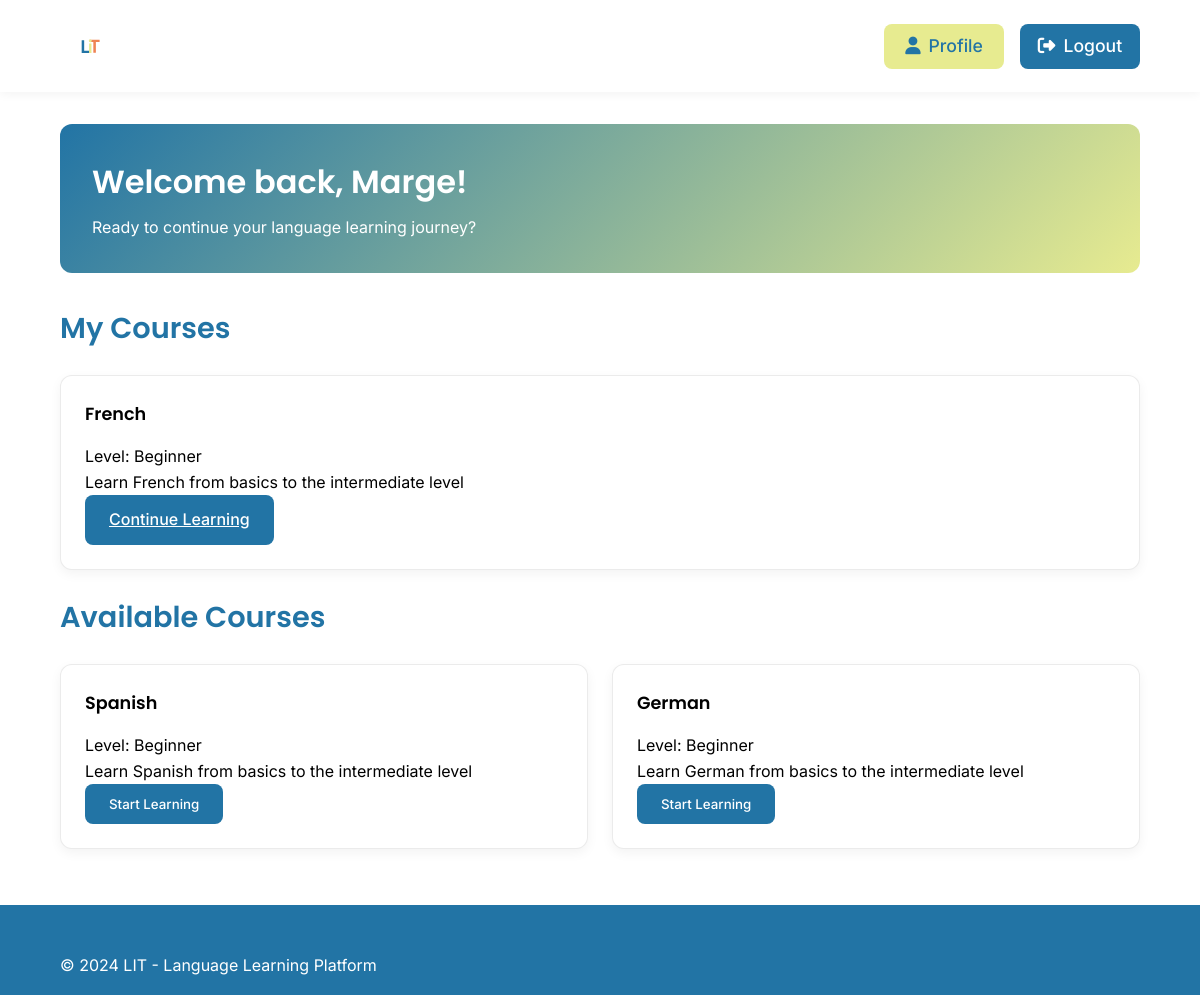
The app's page /view/dashboard.php (signed in), older data.
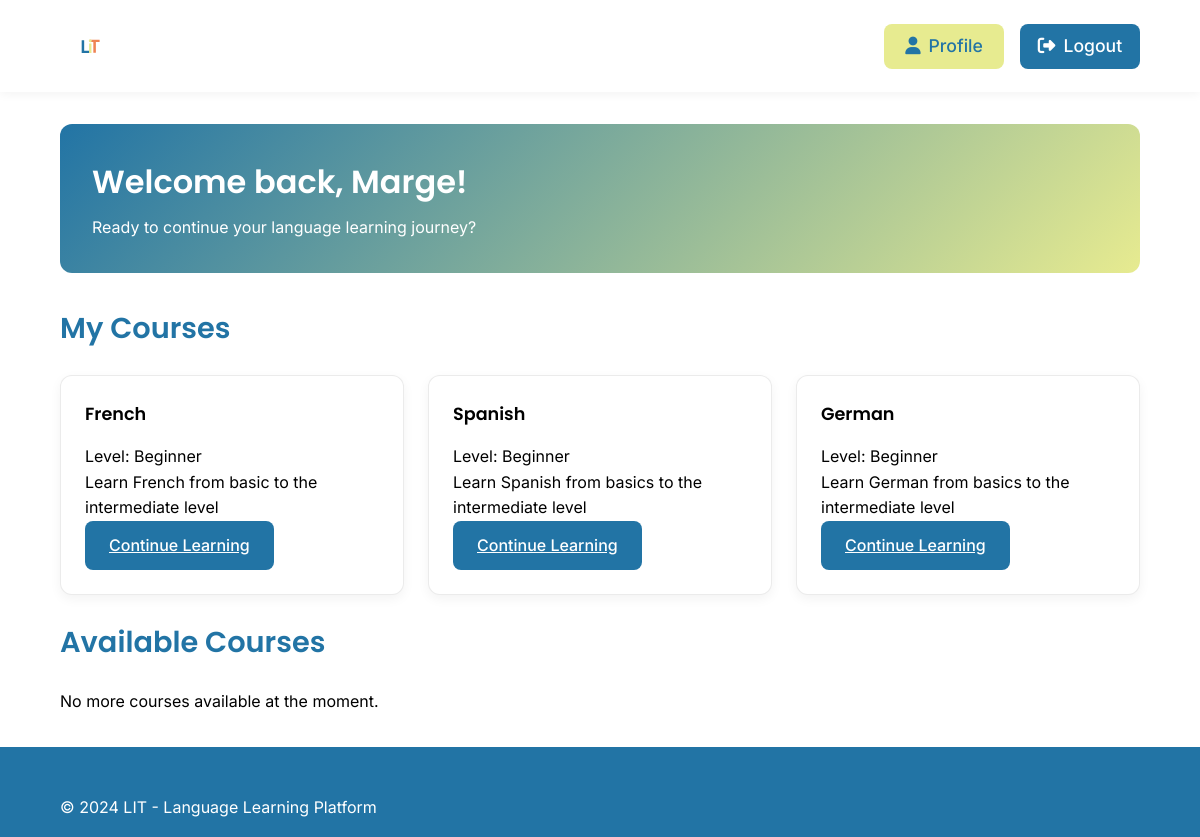
The same page, newer data.
### tables this page shows
CREATE TABLE `user_enrollments` (
  `enrollmentId` int(11) NOT NULL,
  `userId` int(11) NOT NULL,
  `languageId` int(11) NOT NULL,
  `status` enum('active','completed','dropped') NOT NULL DEFAULT 'active',
  `enrollmentDate` timestamp NOT NULL DEFAULT current_timestamp()
);

CREATE TABLE `languages` (
  `languageId` int(11) NOT NULL,
  `languageName` varchar(50) NOT NULL,
  `level` enum('Beginner','Intermediate','Advanced') NOT NULL,
  `description` text DEFAULT NULL,
  `active` tinyint(1) DEFAULT 1,
  `languageCode` varchar(2) NOT NULL DEFAULT 'en'
);

### view/dashboard.php (the view, shortened to what this page needs)
<?php
require_once '../config/db_connect.php';
$userName = $_SESSION['user_name'] ?? 'User';
$stmt = $pdo->prepare("
    SELECT l.*, ue.status, ue.enrollmentDate
    FROM languages l
    LEFT JOIN user_enrollments ue ON l.languageId = ue.languageId AND ue.userId = ?
    WHERE ue.status = 'active'
");
$stmt->execute([$_SESSION['user_id']]);
$currentCourses = $stmt->fetchAll();
$stmt = $pdo->prepare("
    SELECT *
    FROM languages
    WHERE languageId NOT IN (
        SELECT languageId
        FROM user_enrollments
        WHERE userId = ? AND status = 'active'
    )
    AND languageName IN ('French', 'Spanish', 'German')
");
$stmt->execute([$_SESSION['user_id']]);
$availableCourses = $stmt->fetchAll();
?>
<!DOCTYPE html>
<html lang="en">
<head>
    <link rel="stylesheet" href="https://cdnjs.cloudflare.com/ajax/libs/font-awesome/6.5.1/css/all.min.css">
    <link rel="stylesheet" href="../assets/css/styles.css">
    <link rel="stylesheet" href="../assets/css/dashboard.css">
</head>
<body>
    <header class="dashboard-header">
        <div class="nav-logo">
            <img src="../assets/images/logo.svg" alt="Language Learning Platform Logo" class="logo-image">
        </div>
        <div class="header-actions">
            <div class="auth-buttons">
                <a href="profile.php" class="btn-secondary">
                    <i class="fas fa-user"></i> Profile
                </a>
                <a href="../actions/logout.php" class="btn-primary">
                    <i class="fas fa-sign-out-alt"></i> Logout
                </a>
            </div>
        </div>
    </header>
    <main class="dashboard-content">
        <section class="welcome-card">
            <h1>Welcome back, <?php echo htmlspecialchars($userName); ?>!</h1>
            <p>Ready to continue your language learning journey?</p>
        </section>
        <section class="current-courses">
            <h2>My Courses</h2>
            <div class="courses-grid">
                <?php if (empty($currentCourses)): ?>
                    <p>You haven't enrolled in any courses yet.</p>
                <?php else: ?>
                    <?php foreach ($currentCourses as $course): ?>
                        <div class="course-card">
                            <h3><?php echo htmlspecialchars($course['languageName']); ?></h3>
                            <p>Level: <?php echo htmlspecialchars($course['level']); ?></p>
                            <p><?php echo htmlspecialchars($course['description']); ?></p>
                            <a href="course_page.php?languageId=<?php echo $course['languageId']; ?>" class="btn btn-primary">
                                Continue Learning
                            </a>
                        </div>
                    <?php endforeach; ?>
                <?php endif; ?>
            </div>
        </section>
        <section class="available-courses">
            <h2>Available Courses</h2>
            <div class="courses-grid">
                <?php if (empty($availableCourses)): ?>
                    <p>No more courses available at the moment.</p>
                <?php else: ?>
                    <?php foreach ($availableCourses as $course): ?>
                        <div class="course-card">
                            <h3><?php echo htmlspecialchars($course['languageName']); ?></h3>
                            <p>Level: <?php echo htmlspecialchars($course['level']); ?></p>
                            <p><?php echo htmlspecialchars($course['description']); ?></p>
                            <form action="../actions/enroll_course.php" method="POST" class="enrollment-form">
                                <button type="submit" class="btn btn-primary">
                                    Start Learning
                                </button>
                            </form>
                        </div>
                    <?php endforeach; ?>
                <?php endif; ?>
            </div>
        </section>
    </main>
    <?php include '../includes/footer.php'; ?>
</body>
</html>

Row changes from the older to the newer data that the page shows:
no longer on this page (row unchanged): languages: languageName "Spanish", level "Beginner", description "Learn Spanish from basics to the intermediate level"
no longer on this page (row unchanged): languages: languageName "German", level "Beginner", description "Learn German from basics to the intermediate level"
changed through a linked row, user_enrollments "French": languageId.description "Learn French from basics to the intermediate level" → "Learn French from basic to the intermediate level"
added user_enrollments: languageId.languageName "Spanish", languageId.level "Beginner", languageId.description "Learn Spanish from basics to the intermediate level"
added user_enrollments: languageId.languageName "German", languageId.level "Beginner", languageId.description "Learn German from basics to the intermediate level"
Text that changed along with them:
text now shown: "No more courses available at the moment."
